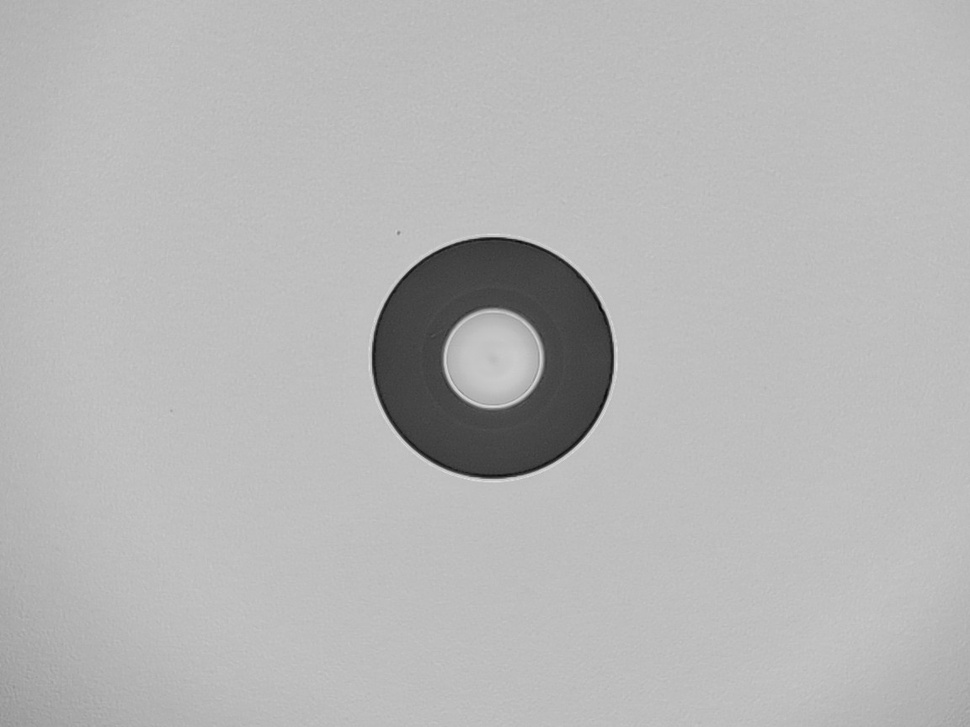
#> input picture processing/img63.jpg, 970 x 727 px, shrunk from 1152 x 864 before the run
$ python unified_core_cladding_detector.py ../img63.jpg   (older library calls are emulated)
#> lines starting #> are read from the running program, lines starting #| are printed output that depends on the picture; after the words box and inside, x2 and y2 are one past the last pixel; in counts of white or black regions, pixels touching at a corner belong together
#!/usr/bin/env python3
# -*- coding: utf-8 -*-
"""
unified_core_cladding_detector.py - Comprehensive Core/Cladding Detection System

This script implements a unified approach for detecting fiber optic core and cladding
regions, similar to how detection.py handles defect detection. It combines multiple
detection algorithms internally and uses ensemble methods to produce robust results.

Author: Unified Detection System
Version: 1.0
"""

import cv2
import numpy as np
import os
import json
import warnings
from pathlib import Path
from typing import Dict, Any, Tuple, List, Optional
from dataclasses import dataclass, asdict
from scipy import ndimage, signal
from scipy.signal import find_peaks, savgol_filter
from scipy.optimize import minimize, least_squares
from skimage import morphology, feature, measure, filters
from skimage.feature import canny
import logging

warnings.filterwarnings('ignore')
logging.basicConfig(level=logging.INFO, format='%(asctime)s - %(levelname)s - %(message)s')

# =============================================================================
# CONFIGURATION
# =============================================================================

@dataclass
class DetectorConfig:
    """Configuration for the unified detector"""
    # General settings
    min_core_radius: int = 5
    max_core_radius_ratio: float = 0.3  # Max 30% of image size
    min_cladding_thickness: int = 10
    max_cladding_radius_ratio: float = 0.45  # Max 45% of image size

    # Enhancement settings
    use_clahe: bool = True
    clahe_clip_limit: float = 2.0
    clahe_tile_size: Tuple[int, int] = (8, 8)

    # Detection methods weights
    method_weights: Dict[str, float] = None

    # Ensemble settings
    min_methods_agreement: int = 2
    confidence_threshold: float = 0.3

    # Algorithm-specific parameters
    hough_params: Dict[str, Any] = None
    radial_params: Dict[str, Any] = None
    gradient_params: Dict[str, Any] = None
    intensity_params: Dict[str, Any] = None

    def __post_init__(self):
        if self.method_weights is None:
            self.method_weights = {
                'hough_circles': 1.0,
                'radial_profile': 1.2,
                'gradient_based': 1.1,
                'intensity_based': 0.9,
                'contour_based': 0.8,
                'edge_based': 1.0,
                'morphological': 0.7
            }

        if self.hough_params is None:
            self.hough_params = {
                'dp': 1.2,
                'min_dist': 50,
                'param1': 50,
                'param2': 30,
                'iterations': 3  # Try multiple parameter sets
            }

        if self.radial_params is None:
            self.radial_params = {
                'smoothing_sigma': 2,
                'prominence_factor': 0.1,
                'min_peak_distance': 10
            }

        if self.gradient_params is None:
            self.gradient_params = {
                'sobel_ksize': 5,
                'blur_ksize': (5, 5)
            }

        if self.intensity_params is None:
            self.intensity_params = {
                'brightness_percentile': 95,
                'core_percentile': 85,
                'cladding_percentile': 50
            }

# =============================================================================
# DETECTION RESULT CLASS
# =============================================================================

@dataclass
class DetectionResult:
    """Result from a single detection method"""
    method_name: str
    center: Optional[Tuple[float, float]] = None
    core_radius: Optional[float] = None
    cladding_radius: Optional[float] = None
    confidence: float = 0.0
    details: Dict[str, Any] = None

    def is_valid(self) -> bool:
        """Check if the result is valid"""
        return (self.center is not None and
                self.core_radius is not None and
                self.core_radius > 0 and
                self.cladding_radius is not None and
                self.cladding_radius > self.core_radius)

# =============================================================================
# MAIN UNIFIED DETECTOR CLASS
# =============================================================================

class UnifiedCoreCladingDetector:
    """Main detector class that combines multiple methods"""

    def __init__(self, config: DetectorConfig = None):
        self.config = config or DetectorConfig()
        self.logger = logging.getLogger(__name__)
        self.image = None
        self.gray = None
        self.enhanced = None
        self.shape = None
        self.results = []

    def detect(self, image_path: str) -> Dict[str, Any]:
        """Main detection method"""
        self.logger.info(f"Starting unified detection for: {image_path}")

        # Initialize result
        result = {
            'success': False,
            'method': 'unified_core_cladding_detector',
            'image_path': image_path,
            'center': None,
            'core_radius': None,
            'cladding_radius': None,
            'confidence': 0.0,
            'error': None,
            'details': {}
        }

        try:
            # Load and prepare image
            if not self._load_and_prepare_image(image_path):
                result['error'] = "Failed to load or prepare image"
                return result

            # Run all detection methods
            self._run_all_detectors()

            # Combine results using ensemble
            ensemble_result = self._ensemble_combination()

            if ensemble_result and ensemble_result.is_valid():
                result['success'] = True
                result['center'] = ensemble_result.center
                result['core_radius'] = ensemble_result.core_radius
                result['cladding_radius'] = ensemble_result.cladding_radius
                result['confidence'] = ensemble_result.confidence
                result['details'] = {
                    'num_methods_agreed': len([r for r in self.results if r.is_valid()]),
                    'ensemble_details': ensemble_result.details,
                    'individual_results': [asdict(r) for r in self.results]
                }
            else:
                result['error'] = "No valid consensus could be reached"

        except Exception as e:
            self.logger.error(f"Detection failed: {str(e)}")
            result['error'] = str(e)

        return result

    def _load_and_prepare_image(self, image_path: str) -> bool:
        """Load and prepare the image"""
#> called with image_path = '../img63.jpg'
        if not os.path.exists(image_path):
            return False

        self.image = cv2.imread(image_path)
#> self.image is the input picture: shape (727, 970, 3); min 2, max 224, mean 182
        if self.image is None:
            return False

        # Convert to grayscale
        if len(self.image.shape) == 3:
            self.gray = cv2.cvtColor(self.image, cv2.COLOR_BGR2GRAY)
        else:
            self.gray = self.image.copy()

        self.shape = self.gray.shape

        # Enhance contrast if configured
        if self.config.use_clahe:
            clahe = cv2.createCLAHE(
                clipLimit=self.config.clahe_clip_limit,
                tileGridSize=self.config.clahe_tile_size
            )
            self.enhanced = clahe.apply(self.gray)
        else:
            self.enhanced = self.gray.copy()

        return True

    def _run_all_detectors(self):
        """Run all detection methods"""
        self.results = []

        # Method 1: Hough Circles
        result = self._detect_hough_circles()
        if result:
            self.results.append(result)

        # Method 2: Radial Profile Analysis
        result = self._detect_radial_profile()
        if result:
            self.results.append(result)

        # Method 3: Gradient-based Detection
        result = self._detect_gradient_based()
        if result:
            self.results.append(result)

        # Method 4: Intensity-based Detection
        result = self._detect_intensity_based()
        if result:
            self.results.append(result)

        # Method 5: Contour-based Detection
        result = self._detect_contour_based()
        if result:
            self.results.append(result)

        # Method 6: Edge-based Detection
        result = self._detect_edge_based()
        if result:
            self.results.append(result)

        # Method 7: Morphological Detection
        result = self._detect_morphological()
        if result:
            self.results.append(result)

    # ==========================================================================
    # DETECTION METHODS
    # ==========================================================================

    def _detect_hough_circles(self) -> Optional[DetectionResult]:
        """Detect using Hough Circle Transform"""
        try:
            h, w = self.shape
            blurred = cv2.GaussianBlur(self.enhanced, (9, 9), 2)

            best_result = None
            best_score = 0

            # Try multiple parameter combinations
            for iteration in range(self.config.hough_params['iterations']):
                param1 = self.config.hough_params['param1'] + iteration * 10
                param2 = self.config.hough_params['param2'] - iteration * 5

                # Detect circles
                circles = cv2.HoughCircles(
                    blurred,
                    cv2.HOUGH_GRADIENT,
                    dp=self.config.hough_params['dp'],
                    minDist=self.config.hough_params['min_dist'],
                    param1=param1,
                    param2=max(10, param2),
                    minRadius=self.config.min_core_radius,
                    maxRadius=int(min(h, w) * self.config.max_cladding_radius_ratio)
                )

                if circles is not None:
                    circles = np.uint16(np.around(circles))

                    # Find best circle pair (core and cladding)
                    for i in range(circles.shape[1]):
                        cx1, cy1, r1 = circles[0, i]

                        # Look for concentric circle
                        for j in range(circles.shape[1]):
                            if i == j:
                                continue

                            cx2, cy2, r2 = circles[0, j]

                            # Check if circles are roughly concentric
                            center_dist = np.sqrt((cx1 - cx2)**2 + (cy1 - cy2)**2)
                            if center_dist < min(r1, r2) * 0.2:  # Centers are close
                                # Determine which is core and which is cladding
                                if r1 < r2:
                                    core_r, clad_r = r1, r2
                                    cx, cy = (cx1 + cx2) / 2, (cy1 + cy2) / 2
                                else:
                                    core_r, clad_r = r2, r1
                                    cx, cy = (cx1 + cx2) / 2, (cy1 + cy2) / 2

                                # Score based on expected ratios
                                score = 1.0 / (1.0 + center_dist)
                                if clad_r > core_r + self.config.min_cladding_thickness:
                                    score *= 1.5

                                if score > best_score:
                                    best_score = score
                                    best_result = DetectionResult(
                                        method_name='hough_circles',
                                        center=(cx, cy),
                                        core_radius=float(core_r),
                                        cladding_radius=float(clad_r),
                                        confidence=min(1.0, score),
                                        details={'iterations': iteration + 1}
                                    )
#> this loop made 3 passes
#> circles on passes 1 to 3: [[494, 358, 50], [537, 401, 59]], [[493, 358, 51], [530, 394, 69]], [[493, 358, 51], [531, 395, 67], [550, 316, 51]]
#> after the loop, best_score = 0

            # If no pair found, try single circle detection
            if best_result is None and circles is not None and circles.shape[1] > 0:
                # Use the most prominent circle as cladding
                cx, cy, r = circles[0, 0]
#> cx = 493; cy = 358; r = 51
                best_result = DetectionResult(
                    method_name='hough_circles',
                    center=(float(cx), float(cy)),
                    core_radius=float(r * 0.3),  # Estimate core
                    cladding_radius=float(r),
                    confidence=0.5,
                    details={'single_circle': True}
                )

            return best_result

        except Exception as e:
            self.logger.warning(f"Hough detection failed: {str(e)}")
            return None

    def _detect_radial_profile(self) -> Optional[DetectionResult]:
        """Detect using radial intensity profile analysis"""
        try:
            # Find initial center estimate
            h, w = self.shape

            # Use brightness centroid as initial guess
            bright_thresh = np.percentile(self.enhanced, self.config.intensity_params['brightness_percentile'])
#> bright_thresh = 196
            bright_mask = self.enhanced > bright_thresh
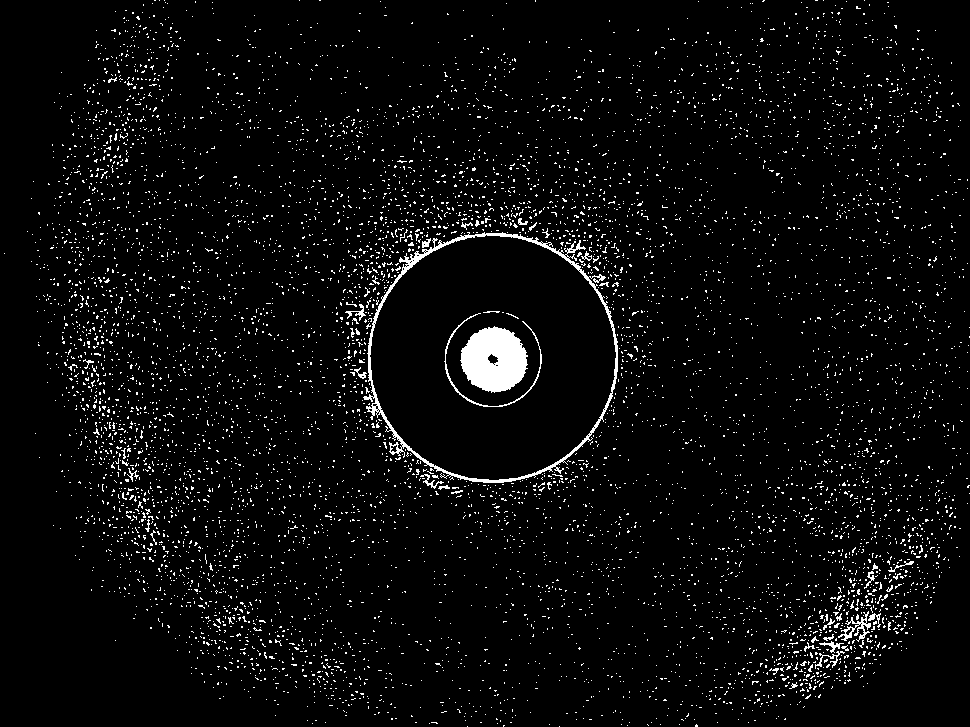
#> bright_mask: shape (727, 970) bool; 4% white in thin lines or dots

            M = cv2.moments(bright_mask.astype(np.uint8))
#> M = moments, m00 28015, centre m10/m00, m01/m00 = (484.9, 382.7)
            if M['m00'] > 0:
                cx = M['m10'] / M['m00']
#> cx = 484.9
                cy = M['m01'] / M['m00']
#> cy = 382.7
            else:
                cx, cy = w / 2, h / 2

            # Create radial profile
            max_radius = int(min(cx, cy, w - cx, h - cy))
#> max_radius = 344
            if max_radius < 20:
                return None

            # Calculate distances from center
            y_coords, x_coords = np.ogrid[:h, :w]
            distances = np.sqrt((x_coords - cx)**2 + (y_coords - cy)**2)
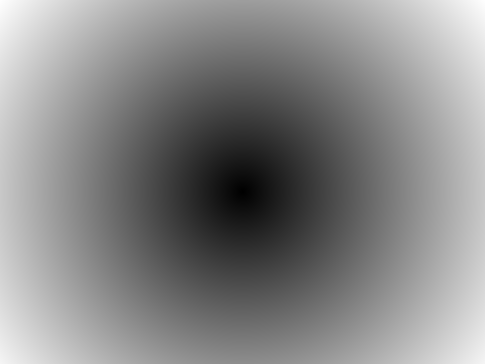
#> distances: shape (727, 970) float64 (shown at 1/2 size); min 0.314, max 617.7, mean 327.1; drawn with min black and max white

            # Create radial profile
            radial_profile = []
            radial_counts = []

            for r in range(max_radius):
                mask = (distances >= r) & (distances < r + 1)
                if np.any(mask):
                    radial_profile.append(np.mean(self.enhanced[mask]))
                    radial_counts.append(np.sum(mask))
                else:
                    radial_profile.append(0)
                    radial_counts.append(0)
#> this loop made 344 passes
#> pass 1, in _detect_radial_profile, `mask = (distances >= r) & (distances < r + 1)`:
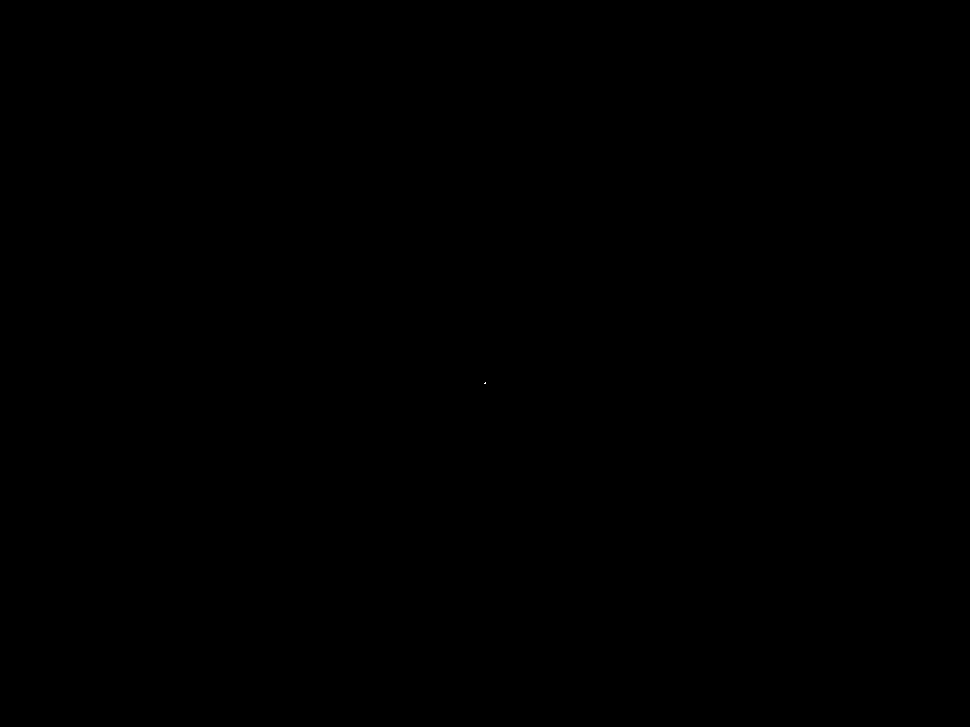
#> mask: shape (727, 970) bool; 0% white in thin lines or dots, all inside (x1, y1, x2, y2) = (484, 382, 486, 384)
#> after the loop, radial_counts = 344 values, max 2160 at index 341, min 3 at index 0, mean 1080.7; radial_profile = 344 values, max 212 at index 0, min 62.1 at index 92, mean 163.8

            radial_profile = np.array(radial_profile)

            # Smooth the profile
            if len(radial_profile) > 10:
                radial_profile = savgol_filter(
                    radial_profile,
                    window_length=min(11, len(radial_profile) // 2 * 2 - 1),
                    polyorder=3
                )
#> radial_profile = 344 values, max 211.7 at index 0, min 63.46 at index 91, mean 163.8

            # Find peaks in gradient (boundaries)
            gradient = np.gradient(radial_profile)
#> gradient = 344 values, max 5.87 at index 95, min -5.09 at index 26, mean -0.0752
            gradient2 = np.gradient(gradient)
#> gradient2 = 344 values, max 1.85 at index 92, min -1.37 at index 149, mean 0.000827

            # Find peaks in negative second derivative (inflection points)
            peaks, properties = find_peaks(
                -gradient2,
                prominence=np.std(gradient2) * self.config.radial_params['prominence_factor'],
                distance=self.config.radial_params['min_peak_distance']
            )
#> peaks = 24 values from 6 to 331; properties = 3 items

            if len(peaks) >= 2:
                # Sort by prominence and take top 2
                prominences = properties['prominences']
#> prominences = 24 values, max 2.23 at index 6, min 0.0339 at index 15, mean 0.486
                sorted_indices = np.argsort(prominences)[::-1]
#> sorted_indices = 24 values, max 23 at index 15, min 0 at index 9, mean 11.5
                top_peaks = sorted(peaks[sorted_indices[:2]])
#> top_peaks = [24, 98]

                return DetectionResult(
                    method_name='radial_profile',
                    center=(cx, cy),
                    core_radius=float(top_peaks[0]),
                    cladding_radius=float(top_peaks[1]),
                    confidence=0.8,
                    details={'num_peaks': len(peaks)}
                )
            elif len(peaks) == 1:
                # Single boundary detected
                return DetectionResult(
                    method_name='radial_profile',
                    center=(cx, cy),
                    core_radius=float(peaks[0] * 0.3),
                    cladding_radius=float(peaks[0]),
                    confidence=0.5,
                    details={'num_peaks': 1}
                )

        except Exception as e:
            self.logger.warning(f"Radial profile detection failed: {str(e)}")

        return None

    def _detect_gradient_based(self) -> Optional[DetectionResult]:
        """Detect using gradient magnitude analysis"""
        try:
            # Calculate gradients
            grad_x = cv2.Sobel(self.enhanced, cv2.CV_64F, 1, 0, ksize=self.config.gradient_params['sobel_ksize'])
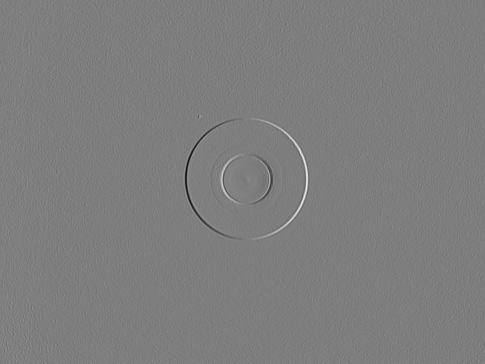
#> grad_x: shape (727, 970) float64 (shown at 1/2 size); min -7659, max 7761, mean 2.2; drawn with min black and max white
            grad_y = cv2.Sobel(self.enhanced, cv2.CV_64F, 0, 1, ksize=self.config.gradient_params['sobel_ksize'])
            grad_mag = np.sqrt(grad_x**2 + grad_y**2)

            # Blur gradient magnitude
            grad_mag_blurred = cv2.GaussianBlur(grad_mag, self.config.gradient_params['blur_ksize'], 0)
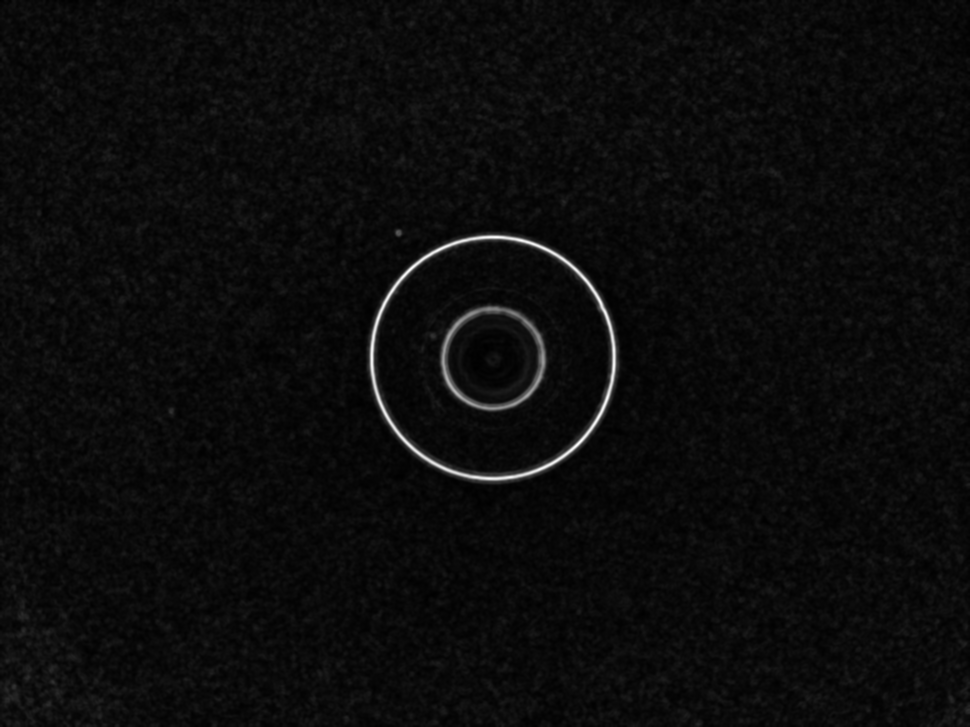
#> grad_mag_blurred: shape (727, 970) float64; min 17.28, max 6230.8, mean 317.2; drawn with min black and max white

            # Threshold to get edge regions
            thresh = np.percentile(grad_mag_blurred, 90)
#> thresh = 434.3
            edge_mask = grad_mag_blurred > thresh
#> edge_mask: shape (727, 970) bool; 10% white; 3329 white regions (2495 under 20 px)
#> (the rest of the program and of its run is left out)
